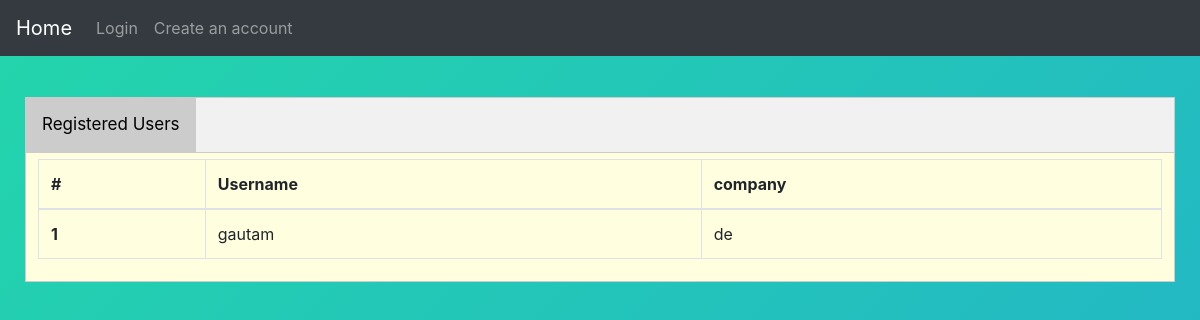
The app's page /, older data.
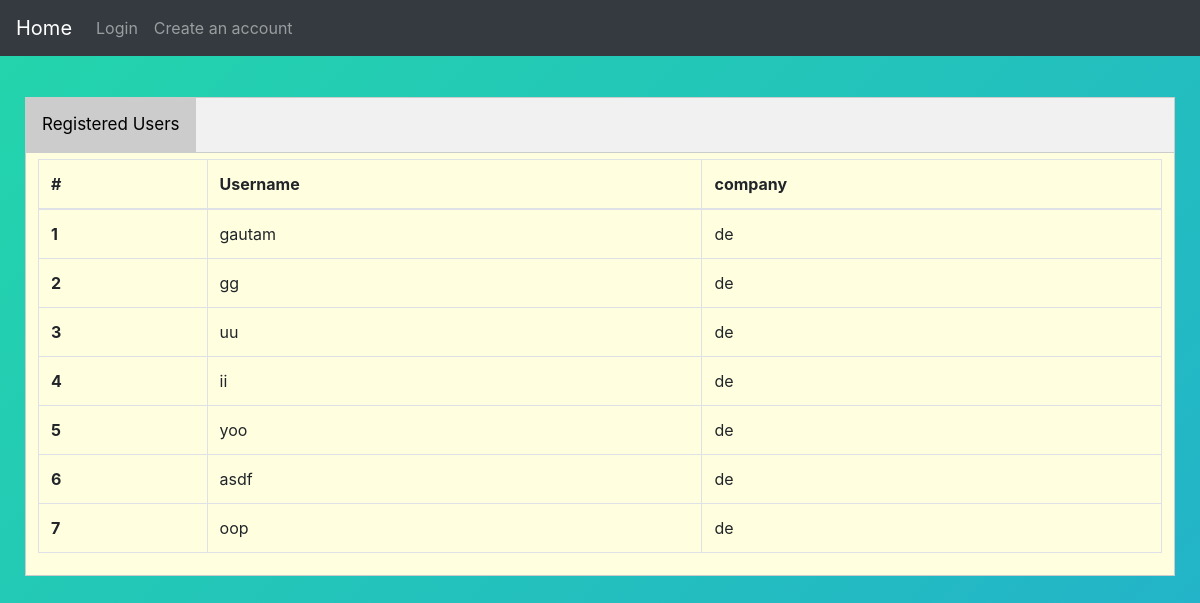
The same page, newer data.
### main/models.py (models this page shows)
class UserProfile(models.Model):
    user   = models.OneToOneField(User,on_delete=models.CASCADE)
    avatar = models.ImageField(default='/happyprofile.jpg')
    job=models.CharField(max_length=100)
    company=models.ForeignKey(Company,on_delete=models.SET_NULL,null=True)
    def __str__(self):
    	return self.user.username

class Company(models.Model):
	name=models.CharField(max_length=100)
	logo=models.ImageField(default='/company.jpg')
	address=models.CharField(max_length=200)
	def __str__(self):
		return self.name

### main/views.py (the view)
# urls.py: path('', IndexPageView.as_view(), name='index'),
class IndexPageView(TemplateView):
    template_name = 'main/index.html'
    def get_context_data(self, **kwargs):
        context = super().get_context_data(**kwargs)
        par_obj=UserProfile.objects.all()
        print(par_obj)
        if par_obj.count()!=0:
        	context['users'] = par_obj
        	context['show']=True
        else:
        	context['data'] = "No users registered"
        	context['show']=False
        return context

### content/templates/main/index.html (shortened to what this page needs)
{% extends 'layouts/default/page.html' %}
{% load i18n %}
{% block content %}
	<div class="tab">
	  <button class="tablinks active">Registered Users</button>
	</div>
	<div class="tabcontent" style="display: block;">
		<table class="table table-bordered">
		  <thead>
		    <tr>
		      <th scope="col">#</th>
		      <th scope="col">Username</th>
		      <th scope="col">company</th>
		    </tr>
		  </thead>
		  <tbody>
		  {% for user in users %}
			<tr>
		      <th scope="row">{{ forloop.counter }}</th>
		      <td>{{ user.user.username }}</td>
		      <td>{{ user.company }}</td>
		    </tr>
		   {% endfor %}
		  </tbody>
		</table>
	</div>
{% endblock %}

### content/templates/layouts/default/page.html (shortened to what this page needs)
{% load staticfiles %}
{% load bootstrap4 %}
{% load i18n %}
<!DOCTYPE html>
<html lang="eng">
<head>
    <link href="{% static 'vendor/bootstrap/css/bootstrap.min.css' %}" rel="stylesheet">
    <link href="{% static 'css/styles.css' %}" rel="stylesheet">
</head>
<body>
<nav class="navbar navbar-expand-md navbar-dark bg-dark static-top">
    <a class="navbar-brand" href="/">{% trans 'Home' %}</a>
    <div class="collapse navbar-collapse" id="navbarsExampleDefault">
        <ul class="navbar-nav mr-auto">
            {% if request.user.is_authenticated %}
                <li class="nav-item">
                    <a class="nav-link" href="/"><strong>{% trans 'Company Finder' %}</strong></a>
                </li>
                <li class="nav-item">
                    <a class="nav-link" href="{% url 'accounts:log_out' %}">{% trans 'Log out' %}</a>
                </li>
            {% else %}
                <li class="nav-item">
                    <a class="nav-link" href="{% url 'accounts:log_in' %}">{% trans 'Login' %}</a>
                </li>
                <li class="nav-item">
                    <a class="nav-link" href="{% url 'accounts:sign_up' %}">{% trans 'Create an account' %}</a>
                </li>
            {% endif %}
        </ul>
    </div>
</nav>
<div class="container-fluid mt-3" style="padding:25px;">
    {% block content %}{% endblock %}
</div>
</body>
</html>

### content/templates/layouts/default/page.html (style rules this page uses)
body { width: 100wh; height: 90vh; background: linear-gradient(-45deg, #EE7752, #E73C7E, #23A6D5, #23D5AB); background-size: 400% 400%; -webkit-animation: Gradient 15s ease infinite; -moz-animation: Gradient 15s ease infinite; animation: Gradient 15s ease infinite; }

### content/templates/main/index.html (style rules this page uses)
.tab { overflow: hidden; border: 1px solid #ccc; background-color: #f1f1f1; }
.tab button { background-color: inherit; float: left; border: none; outline: none; cursor: pointer; padding: 14px 16px; transition: 0.3s; font-size: 17px; }
.tab button.active { background-color: #ccc; }
.tabcontent { display: none; padding: 6px 12px; border: 1px solid #ccc; border-top: none; background-color: lightyellow; }

Row changes from the older to the newer data that the page shows:
added UserProfile: user.username "gg", company "de"
added UserProfile: user.username "uu", company "de"
added UserProfile: user.username "ii", company "de"
added UserProfile: user.username "yoo", company "de"
added UserProfile: user.username "asdf", company "de"
added UserProfile: user.username "oop", company "de"
